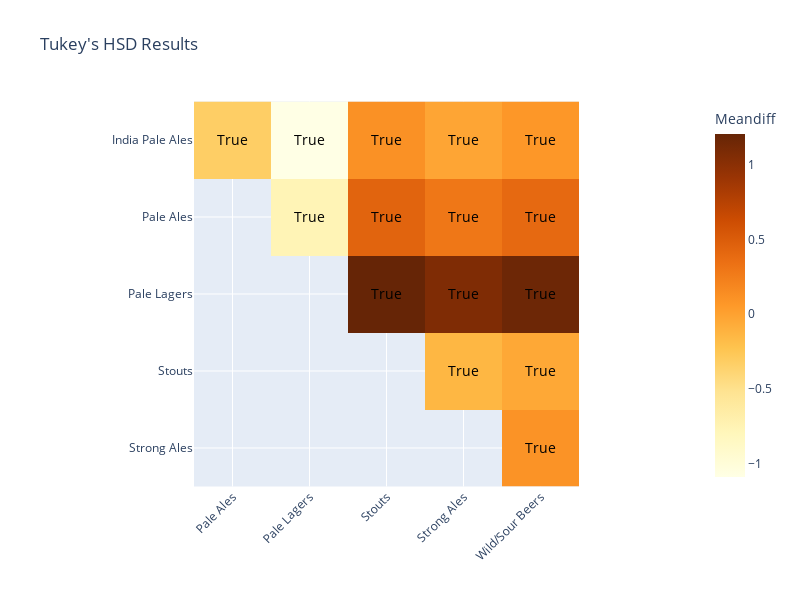

This figure's notebook cell:
### Code cell
# Convert Tukey's HSD results to a DataFrame
tukey_rb = pd.DataFrame(data=tukey_result_rb._results_table.data[1:], columns=tukey_result_rb._results_table.data[0])

# Create a heatmap using Plotly Express
fig = px.imshow(tukey_rb.pivot(index='group1', columns='group2', values='meandiff'),
                labels=dict(color='Meandiff'),
                x=tukey_rb['group2'].unique(),
                y=tukey_rb['group1'].unique(),
                color_continuous_scale='YlOrBr',
                title="Tukey's HSD Results",
                width=800, height=600)

fig.update_layout(xaxis_title='',
                  yaxis_title='',
                  xaxis=dict(tickangle=-45),
                  yaxis=dict(tickangle=0), 
                  hovermode="closest")

# Add text annotations
for _, row in tukey_rb.iterrows():
    if float(row['p-adj']) < 0.05:  
        fig.add_annotation(x=row['group2'],
                           y=row['group1'],
                           text="True",
                           showarrow=False,
                           font=dict(color="black", size=14))

fig.show()

fig.update_layout(width=690,height=600)

html_file_path = "plot/rb_heatmap_690px.html"
pyo.plot(fig, filename=html_file_path)

### Figure 1 — Plotly figure (JSON) as saved in the notebook; plotly's stock layout.template omitted (floating-point values rounded to 4 significant figures)
{"data": [{"coloraxis": "coloraxis", "hovertemplate": "group2: %{x}<br>group1: %{y}<br>Meandiff: %{z}<extra></extra>", "name": "0", "type": "heatmap", "x": ["Pale Ales", "Pale Lagers", "Stouts", "Strong Ales", "Wild/Sour Beers"], "xaxis": "x", "y": ["India Pale Ales", "Pale Ales", "Pale Lagers", "Stouts", "Strong Ales"], "yaxis": "y", "z": [[-0.3237, -1.087, 0.1159, -0.025, 0.0754], [null, -0.7638, 0.4395, 0.2987, 0.3991], [null, null, 1.203, 1.062, 1.163], [null, null, null, -0.1409, -0.0404], [null, null, null, null, 0.1004]]}], "layout": {"annotations": [{"font": {"color": "black", "size": 14}, "showarrow": false, "text": "True", "x": "Pale Ales", "y": "India Pale Ales"}, {"font": {"color": "black", "size": 14}, "showarrow": false, "text": "True", "x": "Pale Lagers", "y": "India Pale Ales"}, {"font": {"color": "black", "size": 14}, "showarrow": false, "text": "True", "x": "Stouts", "y": "India Pale Ales"}, {"font": {"color": "black", "size": 14}, "showarrow": false, "text": "True", "x": "Strong Ales", "y": "India Pale Ales"}, {"font": {"color": "black", "size": 14}, "showarrow": false, "text": "True", "x": "Wild/Sour Beers", "y": "India Pale Ales"}, {"font": {"color": "black", "size": 14}, "showarrow": false, "text": "True", "x": "Pale Lagers", "y": "Pale Ales"}, {"font": {"color": "black", "size": 14}, "showarrow": false, "text": "True", "x": "Stouts", "y": "Pale Ales"}, {"font": {"color": "black", "size": 14}, "showarrow": false, "text": "True", "x": "Strong Ales", "y": "Pale Ales"}, {"font": {"color": "black", "size": 14}, "showarrow": false, "text": "True", "x": "Wild/Sour Beers", "y": "Pale Ales"}, {"font": {"color": "black", "size": 14}, "showarrow": false, "text": "True", "x": "Stouts", "y": "Pale Lagers"}, {"font": {"color": "black", "size": 14}, "showarrow": false, "text": "True", "x": "Strong Ales", "y": "Pale Lagers"}, {"font": {"color": "black", "size": 14}, "showarrow": false, "text": "True", "x": "Wild/Sour Beers", "y": "Pale Lagers"}, {"font": {"color": "black", "size": 14}, "showarrow": false, "text": "True", "x": "Strong Ales", "y": "Stouts"}, {"font": {"color": "black", "size": 14}, "showarrow": false, "text": "True", "x": "Wild/Sour Beers", "y": "Stouts"}, {"font": {"color": "black", "size": 14}, "showarrow": false, "text": "True", "x": "Wild/Sour Beers", "y": "Strong Ales"}], "coloraxis": {"colorbar": {"title": {"text": "Meandiff"}}, "colorscale": [[0, "rgb(255,255,229)"], [0.125, "rgb(255,247,188)"], [0.25, "rgb(254,227,145)"], [0.375, "rgb(254,196,79)"], [0.5, "rgb(254,153,41)"], [0.625, "rgb(236,112,20)"], [0.75, "rgb(204,76,2)"], [0.875, "rgb(153,52,4)"], [1, "rgb(102,37,6)"]]}, "height": 600, "hovermode": "closest", "title": {"text": "Tukey's HSD Results"}, "width": 800, "xaxis": {"anchor": "y", "constrain": "domain", "domain": [0, 1], "scaleanchor": "y", "tickangle": -45, "title": {"text": ""}}, "yaxis": {"anchor": "x", "autorange": "reversed", "constrain": "domain", "domain": [0, 1], "tickangle": 0, "title": {"text": ""}}}}
